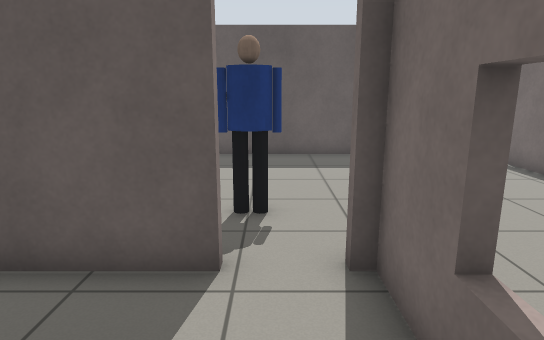
View 1 (above)

12 first-person views from a walk through a world built for the Gazebo simulator. The camera is 1.2 m above the floor, tilts 12° down and sees 75° across. The lines on the ground mark 1 m squares. The floor is counted in squares, 0.5 m on a side. Each view is taken from the middle of a square. On the plan, view 1 faces up. The plan holds only what a view shows up to about 20 squares ahead; the rest is blank. Simple shapes stand in for some stock models.

View 2
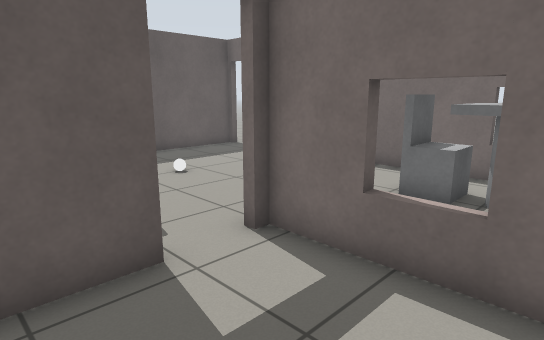

View 3
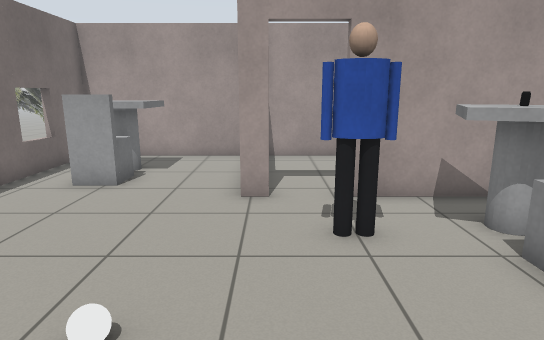

View 4
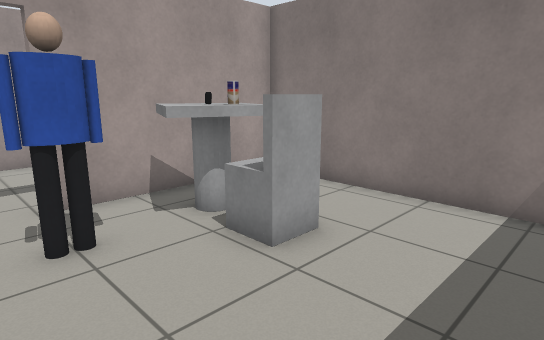

View 5
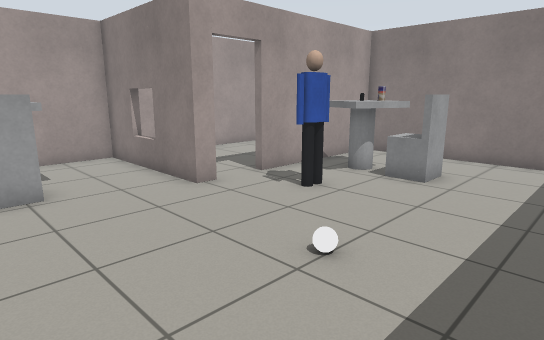

View 6
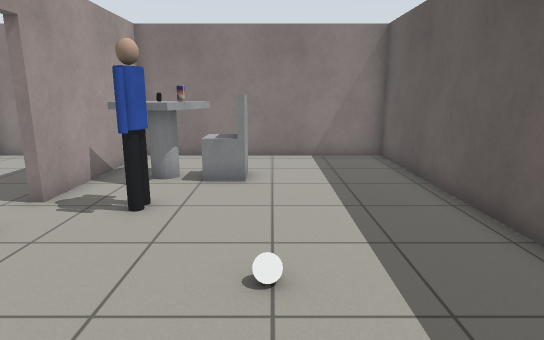

View 7
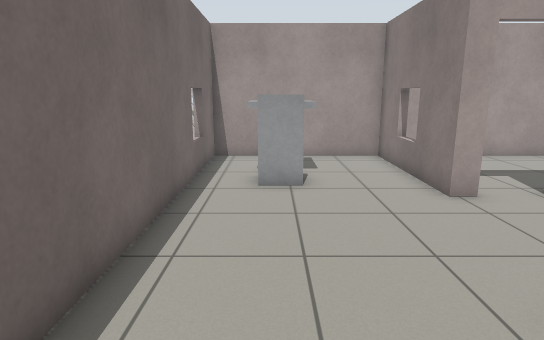

View 8
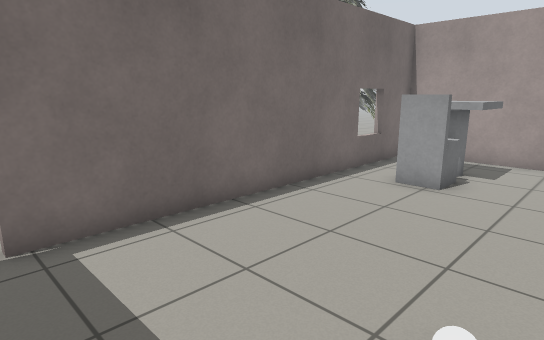

View 9
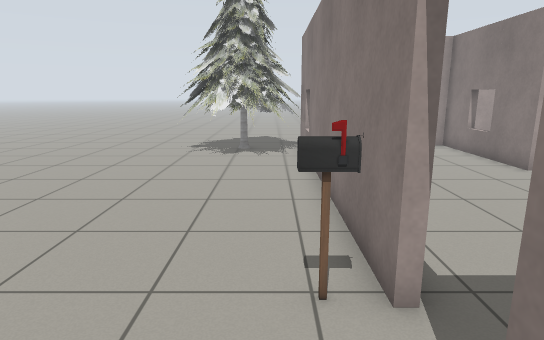

View 10
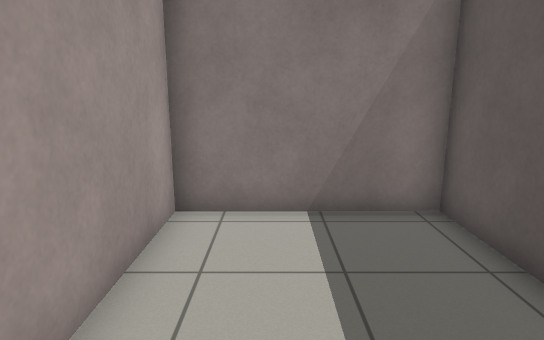

View 11
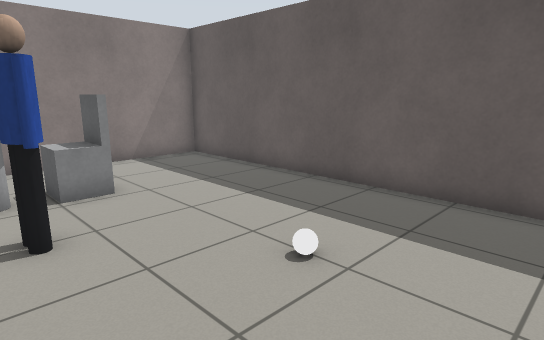

View 12
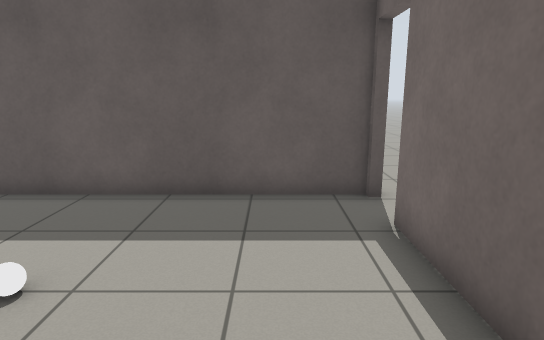

### Floor plan
Key: @ floor where view 1 was taken; # wall or solid block; . floor; D open door; = window, fence, low wall or low ledge; P person; B white ball; C chair; E desk; T pine tree; R drink can; S postbox; O other object.
Columns run from 7 left of view 1 to 16 right of it. Each row starts with its distance up from view 1.
 16                  .
 15
 14 ###############D.
 13 #..............DD....
 12 #..............#S.....
 11 #..............#......
 10 #.........B....#.......
  9 #..CC..........#........
  8 #..CC..........#........
  7 #..ROEPP.......#........
  6 #..EE..........#........
  5 #######DD......#........
  4 #.......#....C.#........
  3 #.......#...CC.#..T ....
  2 #.......=...EE.=TTTTT...
  1 #.......#...EE..TTTTTT..
  0 #......@#......TTTTTTT..
 -1 ################TTTTTT..
 -2                 TTTTT...
 -3                 . TT....
 -4                 ........

Positions as (right, up) in squares from view 1, and headings:
1: (0, 0), facing up
2: (-3, 0), facing up-right
3: (1, 13), facing down
4: (1, 13), facing down-left
5: (7, 13), facing down-left
6: (7, 10), facing left
7: (6, 13), facing down
8: (2, 13), facing down-right
9: (10, 16), facing down
10: (0, 1), facing left
11: (6, 6), facing up-left
12: (6, 6), facing up
